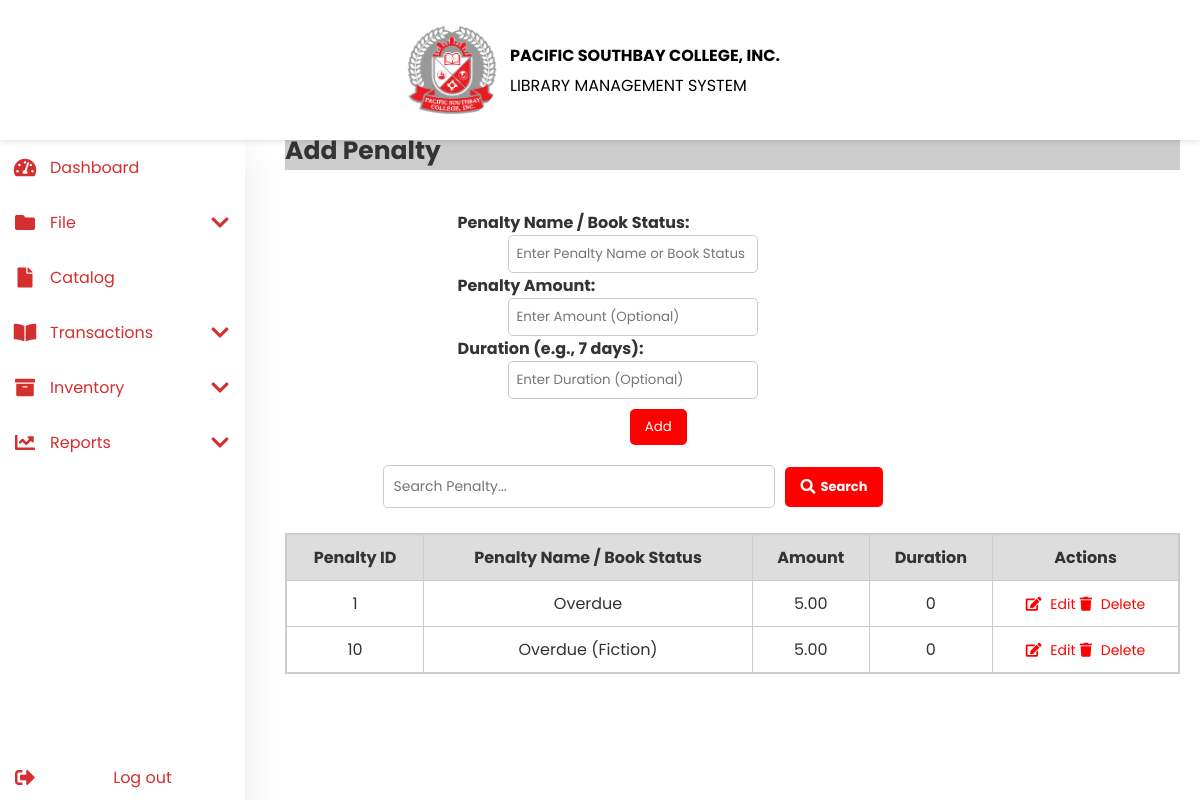
The app's page /penalty.php with its own data.
### tables this page shows
CREATE TABLE `penalty` (
  `PenaltyID` int(11) NOT NULL,
  `PenaltyName` varchar(50) NOT NULL,
  `PenaltyRate` decimal(10,2) DEFAULT NULL,
  `Duration` int(3) DEFAULT NULL
);

### penalty.php (the view, shortened to what this page needs)
<?php
include 'header.php';
include 'navbar.php';
include 'db.php';
$edit_mode = false;
$edit_penalty = [];
$records_per_page = 3;
$page = isset($_GET['page']) ? (int)$_GET['page'] : 1;
$offset = ($page - 1) * $records_per_page;
$search = "";
$search_condition = "";
$params = [];
if (!empty($search_condition)) {
    $stmt = $conn->prepare("SELECT * FROM penalty $search_condition LIMIT ?, ?");
    $params[] = $offset;
    $params[] = $records_per_page;
    $stmt->bind_param("ssii", ...$params);
} else {
    $stmt = $conn->prepare("SELECT * FROM penalty LIMIT ?, ?");
    $stmt->bind_param("ii", $offset, $records_per_page);
}
$stmt->execute();
$result = $stmt->get_result();
?>
<main class="content">
    <div class="author-container">
        <h2><?= $edit_mode ? 'Edit Penalty' : 'Add Penalty' ?></h2>
        <div class="form-container">
            <form action="penalty.php" method="POST">
                <label>Penalty Name / Book Status:</label>
                <input type="text" name="penalty_name" class="last-name-input"
                       placeholder="Enter Penalty Name or Book Status"
                       value="<?= $edit_mode ? htmlspecialchars($edit_penalty['PenaltyName']) : '' ?>" required>
                <label>Penalty Amount:</label>
                <input type="number" step="0.01" name="penalty_amount" class="last-name-input"
                       placeholder="Enter Amount (Optional)"
                       value="<?= $edit_mode ? htmlspecialchars($edit_penalty['PenaltyRate']) : '' ?>">
                <label>Duration (e.g., 7 days):</label>
                <input type="text" name="penalty_duration" class="last-name-input"
                       placeholder="Enter Duration (Optional)"
                       value="<?= $edit_mode ? htmlspecialchars($edit_penalty['Duration']) : '' ?>">
                <div class="input-button-container">
                    <?php if ($edit_mode): ?>
                        <button type="submit" name="update_penalty" class="add-btn">Update</button>
                        <a href="penalty.php" class="cancel-btn">Cancel</a>
                    <?php else: ?>
                        <button type="submit" name="add_penalty" class="add-btn">Add</button>
                    <?php endif; ?>
                </div>
            </form>
        </div>
        <form method="POST" action="penalty.php">
            <div class="search-container">
                <input type="text" class="search-input" name="search_query" placeholder="Search Penalty..." value="<?= htmlspecialchars($search) ?>">
                <button type="submit" class="search-btn"><i class="fas fa-search"></i> Search</button>
            </div>
        </form>
        <div class="table-container">
            <table>
                <thead>
                    <tr>
                        <th>Penalty ID</th>
                        <th>Penalty Name / Book Status</th>
                        <th>Amount</th>
                        <th>Duration</th>
                        <th>Actions</th>
                    </tr>
                </thead>
                <tbody>
                    <?php
                    if ($result->num_rows > 0) {
                        while ($row = $result->fetch_assoc()) {
                            echo "<tr>";
                            echo "<td>" . $row['PenaltyID'] . "</td>";
                            echo "<td>" . htmlspecialchars($row['PenaltyName']) . "</td>";
                            echo "<td>" . ($row['PenaltyRate'] !== null ? htmlspecialchars($row['PenaltyRate']) : '—') . "</td>";
                            echo "<td>" . ($row['Duration'] !== null ? htmlspecialchars($row['Duration']) : '—') . "</td>";
                            echo "<td>
                                    <a href='penalty.php?edit=" . $row['PenaltyID'] . "' class='edit'><i class='fas fa-edit'></i> Edit</a>
                                    <a href='penalty.php?delete=" . $row['PenaltyID'] . "' class='delete' onclick=\"return confirm('Are you sure you want to delete this penalty?');\"><i class='fas fa-trash'></i> Delete</a>
                                </td>";
                            echo "</tr>";
                        }
                    } else {
                        echo "<tr><td colspan='5'>No penalties found.</td></tr>";
                    }
                    ?>
                </tbody>
            </table>
        </div>
    </div>
</main>
<link rel="stylesheet" href="css/penalty.css">

### css/header.css (style rules this page uses)
* { margin: 0; padding: 0; outline: none; border: none; text-decoration: none; box-sizing: border-box; font-family: "Poppins", sans-serif; }
body { background-image: url("./image/st-michael.jpg"); background-repeat: no-repeat; background-position: center; background-size: cover; color: #333; }
::marker { content: ""; unicode-bidi: isolate; font-variant-numeric: tabular-nums; text-transform: none; text-indent: 0px !important; text-align: start !important; text-align-last: start !important; }
.content { margin-top: 160px; margin-left: 265px; padding: 20px; }

### css/navbar.css (style rules this page uses)
* { margin: 0; padding: 0; outline: none; border: none; text-decoration: none; box-sizing: border-box; font-family: "Poppins", sans-serif; }

### css/penalty.css (style rules this page uses)
.content { margin-top: 3%; }
h2 { background-color: #ccc; font-size: 25px; font-weight:bold; }
.form-container, form { display: flex; flex-direction: column; align-items: center; justify-content: center; width: 50%; margin: 0 auto; padding: 20px; background: white; border-radius: 5px; }
label { width: 550px; text-align: left; font-weight: bold; }
input { margin-left:-200px; }
.input-button-container { display: flex; align-items: center; width: 150%; gap: 10px; }
.last-name-input { flex-grow: 1; padding: 8px; border: 1px solid #ccc; border-radius: 5px; width: 250px; box-sizing: border-box; }
.add-btn { background-color: red; color: white; padding: 8px 15px; border: none; border-radius: 5px; cursor: pointer; white-space: nowrap; margin-top: 10px; margin-left: 20px; }
.search-container { display: flex; align-items: center; width: 300px; margin-top: -40px; }
.search-input { flex: 1; padding: 10px; border: 1px solid #ccc; border-radius: 5px; box-sizing: border-box; font-size: 14px; }
.search-btn { background-color: red; color: white; border: none; padding: 10px 15px; border-radius: 5px; cursor: pointer; font-weight: bold; display: flex; align-items: center; gap: 5px; margin-left: 10px; font-size: 13px; }
.search-btn i { font-size: 15px; }
table { width: 100%; border-collapse: collapse; }
.table-container { border: 1px solid #ccc; margin-top: 5px; overflow: visible; }
.table-container table { width: 100%; border-collapse: collapse; }
.table-container th, .table-container td { padding: 10px; border: 1px solid #ccc; text-align: center; }
.table-container thead th { position: sticky; top: 0; background-color: #ddd; z-index: 1; }
table thead th { position: sticky; top: 0; background: #ddd; z-index: 1; }
th, td { padding: 10px; border: 1px solid #ccc; text-align: center; }
th { background-color: #ddd; }
.edit, .delete { background: none; border: none; color: red; cursor: pointer; font-size: 14px; }
.edit i { color: red; margin-right: 5px; }
.delete i { color: red; margin-right: 5px; }

### records on screen
penalty: PenaltyID "1", PenaltyName "Overdue", PenaltyRate "5.00", Duration "0"
penalty: PenaltyID "10", PenaltyName "Overdue (Fiction)", PenaltyRate "5.00", Duration "0"
